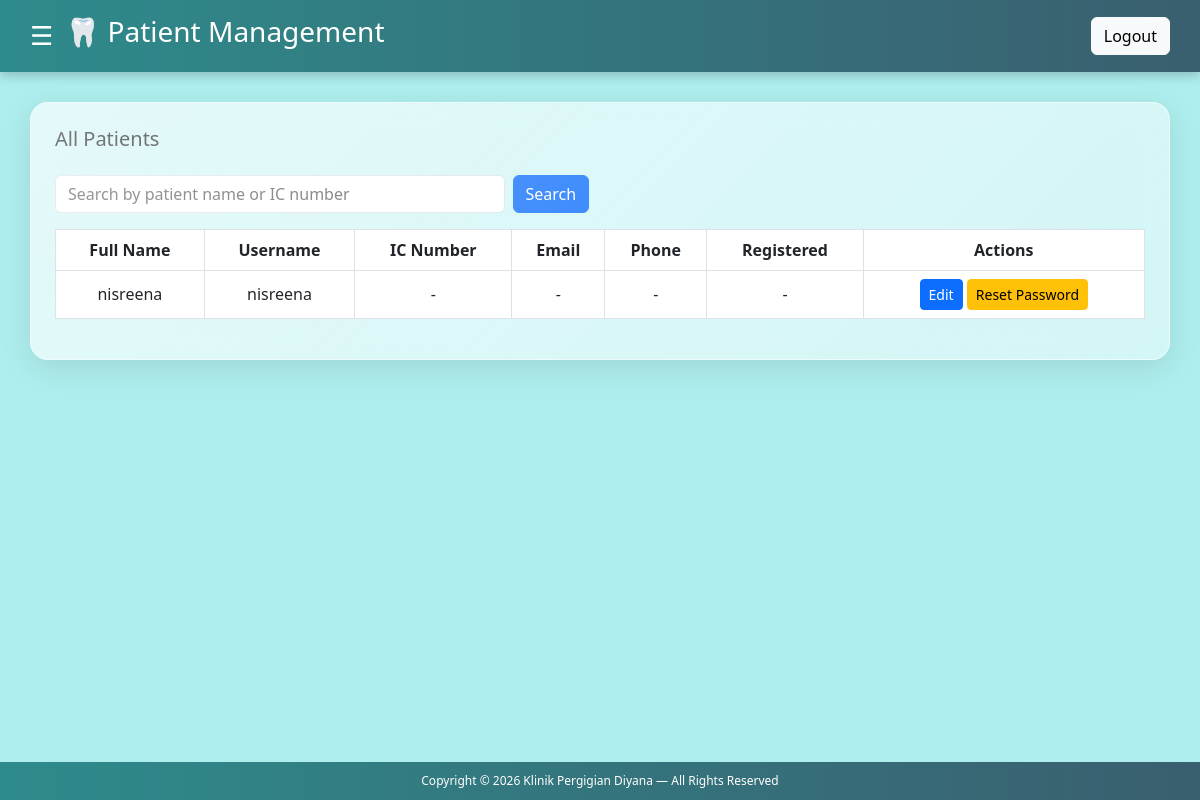
/admin/patient_list.php (signed in), run on the app's committed database.
### tables this page shows
CREATE TABLE `users` (
  `id` int(11) NOT NULL,
  `username` varchar(50) NOT NULL,
  `password` varchar(255) NOT NULL,
  `role` enum('admin','customer','doctor') NOT NULL,
  `fullname` varchar(100) DEFAULT NULL,
  `ic_number` varchar(30) DEFAULT NULL,
  `email` varchar(150) DEFAULT NULL,
  `phone` varchar(30) DEFAULT NULL
);

### admin/patient_helpers.php (called while the page is built, shortened)
<?php
function table_columns(mysqli $conn, string $table): array {
	$cols = [];
	try {
		$res = $conn->query("SHOW COLUMNS FROM `$table`");
		while ($r = $res->fetch_assoc()) {
			$cols[] = $r["Field"];
		}
	} catch (mysqli_sql_exception $e) {
	}
	return $cols;
}
function first_col(array $cols, array $candidates): ?string {
	foreach ($candidates as $c) {
		if (in_array($c, $cols, true)) {
			return $c;
		}
	}
	return null;
}
function patient_schema(mysqli $conn): array {
	$u = table_columns($conn, "users");
	$p = table_columns($conn, "patients");
	$link = first_col($p, ["user_id", "users_id", "patient_id"]);
	$map = [];
	foreach (PATIENT_FIELDS as $key => $cands) {
		$map[$key] = [
			"u" => first_col($u, $cands),
			"p" => $link ? first_col($p, $cands) : null,
		];
	}
	return [
		"link"     => $link,
		"map"      => $map,
		"has_role" => in_array("role", $u, true),
		"username" => first_col($u, ["username", "email"]),
		"password" => first_col($u, ["password", "pass", "user_password"]),
	];
}
function patient_select_sql(array $s, string $extraWhere = ""): string {
	$parts = ["u.id AS id"];
	$parts[] = $s["username"] ? "u.`{$s['username']}` AS username" : "NULL AS username";
	foreach ($s["map"] as $key => $m) {
		$pieces = [];
		if ($m["p"]) $pieces[] = "p.`{$m['p']}`";
		if ($m["u"]) $pieces[] = "u.`{$m['u']}`";
		if ($key === "fullname" && $s["username"]) $pieces[] = "u.`{$s['username']}`";
		$parts[] = ($pieces ? "COALESCE(" . implode(", ", $pieces) . ")" : "NULL") . " AS $key";
	}
	$sql = "SELECT " . implode(",\n       ", $parts) . "\nFROM users u";
	if ($s["link"]) {
		$sql .= "\nLEFT JOIN patients p ON p.`{$s['link']}` = u.id";
	}
	$where = [];
	if ($s["has_role"]) $where[] = "u.role = 'customer'";
	if ($where) $sql .= "\nWHERE " . implode(" AND ", $where);
	return $sql . "\nORDER BY created_at DESC, u.id DESC";
}

### admin/patient_list.php (the view, shortened to what this page needs)
<?php
include("../config.php");
require_once __DIR__ . "/patient_helpers.php";
$schema = patient_schema($conn);
$result = null;
try {
	$result = $conn->query(patient_select_sql($schema));
} catch (mysqli_sql_exception $e) {
	$error = $e->getMessage();
}
$search = trim((string) ($_GET["q"] ?? ""));
function normalize_search(string $value): string {
	return strtolower(preg_replace('/[\s\-]+/', '', $value));
}
$patients = [];
if ($result) {
	$needle = normalize_search($search);
	while ($row = $result->fetch_assoc()) {
		if ($needle === ""
			|| str_contains(normalize_search((string) $row["fullname"]), $needle)
			|| str_contains(normalize_search((string) $row["ic_number"]), $needle)
		) {
			$patients[] = $row;
		}
	}
}
function show($value): string {
	$value = trim((string) $value);
	return htmlspecialchars($value === "" ? "-" : $value, ENT_QUOTES, "UTF-8");
}
?>
<!DOCTYPE html>
<html lang="en">
<head>
	<link href="https://cdn.jsdelivr.net/npm/bootstrap@5.3.0/dist/css/bootstrap.min.css" rel="stylesheet">
	<link rel="stylesheet" href="../css/admin_appointment.css">
	<link rel="stylesheet" href="../css/dashboard_admin.css">
</head>
<body>
<div class="header">
	<div class="header-left">
		<span class="menu-toggle" onclick="toggleSidebar()">☰</span>
		<h3>🦷 Patient Management</h3>
	</div>
	<a href="../index.php" class="btn btn-light">Logout</a>
</div>
<div class="container-fluid flex-grow-1">
	<div class="row">
		<main class="col-md-12 content" id="content">
			<div class="card p-4">
				<h5 class="mb-4">All Patients</h5>
				<form method="get" action="patient_list.php" class="row g-2 mb-3">
					<div class="col-md-6 col-lg-5">
						<input type="text" name="q" class="form-control"
							placeholder="Search by patient name or IC number"
							value="<?= htmlspecialchars($search, ENT_QUOTES, "UTF-8") ?>" autofocus>
					</div>
					<div class="col-auto">
						<button type="submit" class="btn btn-primary">Search</button>
					</div>
				</form>
				<div class="table-responsive">
					<table class="table table-bordered table-hover align-middle">
						<thead>
							<tr>
								<th>Full Name</th>
								<th>Username</th>
								<th>IC Number</th>
								<th>Email</th>
								<th>Phone</th>
								<th>Registered</th>
								<th class="text-center">Actions</th>
							</tr>
						</thead>
						<tbody>
							<?php if (count($patients) > 0): ?>
								<?php foreach ($patients as $row): ?>
									<tr>
										<td><?= show($row["fullname"]) ?></td>
										<td><?= show($row["username"]) ?></td>
										<td><?= show($row["ic_number"]) ?></td>
										<td><?= show($row["email"]) ?></td>
										<td><?= show($row["phone"]) ?></td>
										<td><?= show($row["created_at"]) ?></td>
										<td class="text-center text-nowrap">
											<a href="edit_patient.php?id=<?= (int) $row["id"] ?>" class="btn btn-sm btn-primary">Edit</a>
											<?php if ($schema["password"]): ?>
												<a href="reset_password.php?id=<?= (int) $row["id"] ?>" class="btn btn-sm btn-warning">Reset Password</a>
											<?php endif; ?>
										</td>
									</tr>
								<?php endforeach; ?>
							<?php endif; ?>
						</tbody>
					</table>
				</div>
			</div>
		</main>
	</div>
</div>
<?php include("../asset/footer.php"); ?>
</body>
</html>

### css/admin_appointment.css (style rules this page uses)
body { background: #AFEEEE; font-family: 'Segoe UI', sans-serif; margin: 0; display: flex; flex-direction: column; min-height: 100vh; position: relative; }
body::before { content: ""; position: fixed; inset: 0; background: linear-gradient(135deg, rgba(46, 139, 139, 0.35), rgba(23, 162, 184, 0.35)), repeating-linear-gradient(45deg, rgba(255, 255, 255, 0.05) 0, rgba(255, 255, 255, 0.05) 2px, transparent 2px, transparent 6px); z-index: -1; }
.header { background: linear-gradient(90deg, #2E8B8B, #3A5F6F); color: white; padding: 15px 30px; display: flex; justify-content: space-between; align-items: center; box-shadow: 0 4px 10px rgba(0, 0, 0, 0.2); }
.header-left { display: flex; align-items: center; gap: 10px; }
.menu-toggle { font-size: 24px; cursor: pointer; transition: transform 0.3s ease; }
.content { padding: 30px; flex-grow: 1; margin-left: 0; width: 100%; transition: all 0.3s ease; }
.card { background: rgba(255, 255, 255, 0.45); backdrop-filter: blur(12px); -webkit-backdrop-filter: blur(12px); border: 1px solid rgba(255, 255, 255, 0.6); border-radius: 18px; box-shadow: 0 8px 32px rgba(0, 0, 0, 0.1); transition: transform 0.2s ease, box-shadow 0.2s ease, background 0.3s ease; position: relative; overflow: hidden; }
.card::before { content: ""; position: absolute; inset: 0; background: linear-gradient(135deg, rgba(255, 255, 255, 0.4), rgba(255, 255, 255, 0)); z-index: 0; pointer-events: none; }
.card .card-body, .card table { position: relative; z-index: 1; }
table { width: 100%; }
th, td { text-align: center; vertical-align: middle; }
thead { background-color: rgba(255, 255, 255, 0.6); }

### css/dashboard_admin.css (style rules this page uses)
body { background: #AFEEEE; font-family: 'Segoe UI', sans-serif; margin: 0; display: flex; flex-direction: column; min-height: 100vh; position: relative; }
body::before { content: none; }
.header { background: linear-gradient(90deg, #2e8b8b, #3a5f6f); color: white; padding: 15px 30px; display: flex; justify-content: space-between; align-items: center; box-shadow: 0 4px 10px rgba(0, 0, 0, 0.2); min-height: 60px; z-index: 1001; }
.header-left { display: flex; align-items: center; gap: 12px; }
.menu-toggle { font-size: 26px; cursor: pointer; transition: transform 0.3s ease; }
.content { padding: 30px; flex-grow: 1; margin-left: 0; width: 100%; transition: all 0.3s ease; }
.top-card, .card { background: rgba(255, 255, 255, 0.45); backdrop-filter: blur(12px); -webkit-backdrop-filter: blur(12px); border: 1px solid rgba(255, 255, 255, 0.6); border-radius: 18px; box-shadow: 0 8px 32px rgba(0, 0, 0, 0.1); transition: transform 0.3s ease, box-shadow 0.3s ease, background 0.3s ease; position: relative; overflow: hidden; }
.top-card::before, .card::before { content: ""; position: absolute; inset: 0; background: linear-gradient(135deg, rgba(255, 255, 255, 0.4), rgba(255, 255, 255, 0)); z-index: 0; pointer-events: none; }

### data on the page
users: fullname "nisreena", username "nisreena", ic_number "-", email "-", phone "-", created_at "-"
